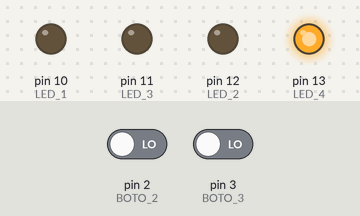
A sketch run on a simulated Arduino Uno, built with avr-gcc and run on an emulated ATmega328P. Shown: output pins drawn as LEDs (lit = HIGH). Inputs (shaded band) come from the test bench; at power-on: pin 2 (BOTO_2) LOW, pin 3 (BOTO_3) LOW. What the sketch prints to the serial monitor is not drawn.

Above: at 1.2 s.
1.3 s: pin 2 (BOTO_2) driven HIGH and pin 3 (BOTO_3) driven HIGH
At 1.9 s:
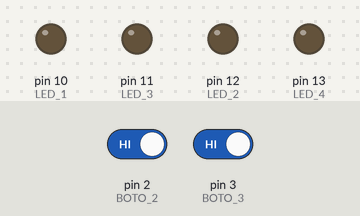
2.8 s: pin 2 (BOTO_2) driven LOW
At 3.1 s:
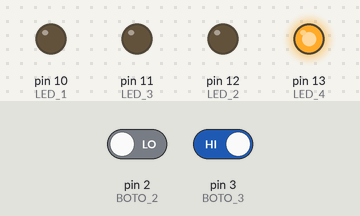
4.3 s: pin 2 (BOTO_2) driven HIGH
At 5.4 s:
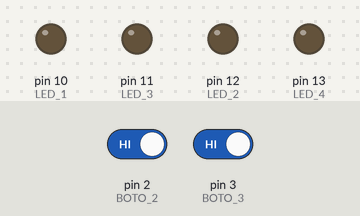
Timing chart, 0 to 7.3 s (numbered marks = the images above; inputs shaded):
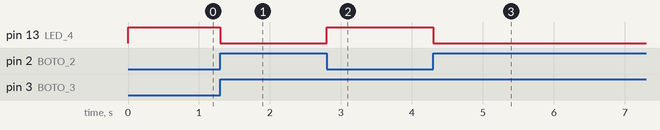

Measured:
- after the input at 1.3 s, pin 13 (LED_4): HIGH → LOW at once
- after the input at 2.8 s, pin 13 (LED_4): LOW → HIGH at once
- after the input at 4.3 s, pin 13 (LED_4): HIGH → LOW at once

The sketch:

ard17.ino
```cpp
#define LED_1 10
#define LED_2 12
#define LED_3 11
#define LED_4 13
#define BOTO_2 2
#define BOTO_3 3

void setup() {
  Serial.begin(115200);
  Serial.println(__FILE__);
  pinMode(LED_1, OUTPUT);
  pinMode(BOTO_2, INPUT);
  pinMode(LED_2, OUTPUT);
  pinMode(LED_3, OUTPUT);
  pinMode(LED_4, OUTPUT);
  digitalWrite(LED_1, LOW);
  digitalWrite(LED_2, LOW);
  digitalWrite(LED_3, LOW);
  digitalWrite(LED_4, LOW);
}

void loop() {
  bool bA = digitalRead(BOTO_2);
  bool bB = digitalRead(BOTO_3);
  bool bF = (!bA || !bB);

  digitalWrite(LED_4, bF);
}
```
